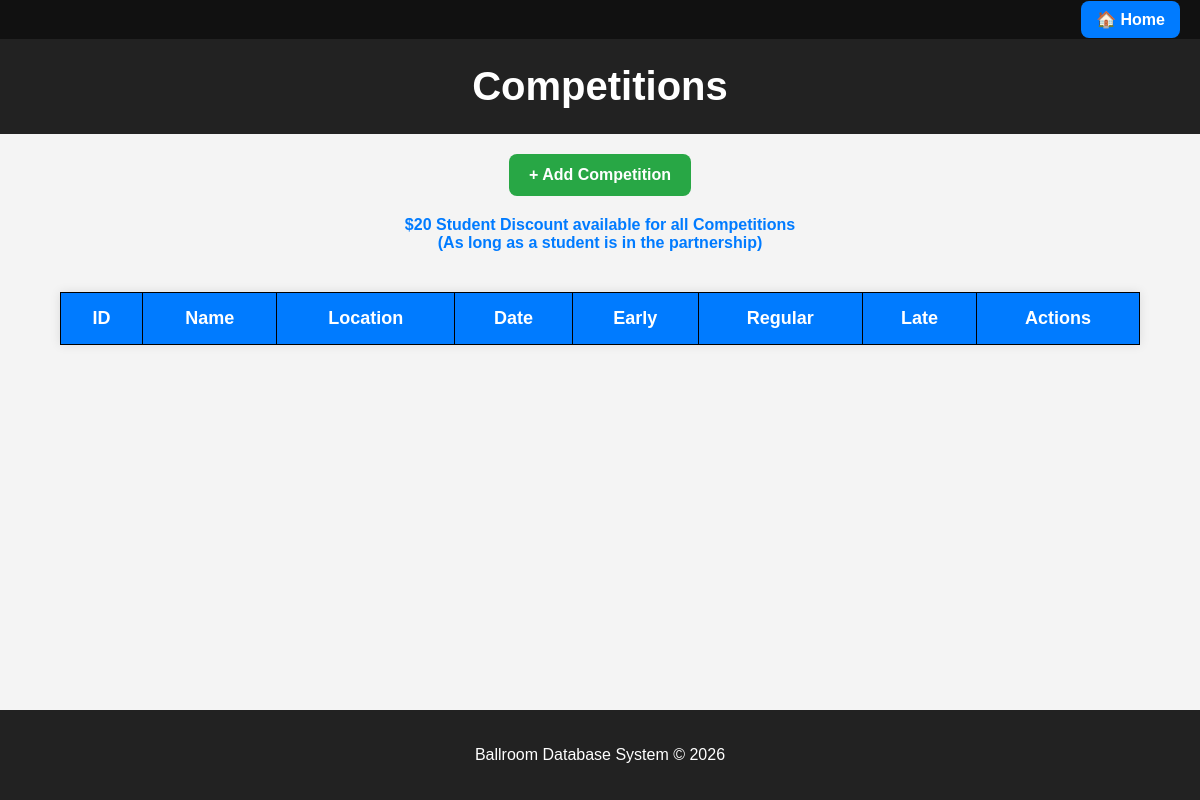
The app's page /Competitions/read.php, older data.
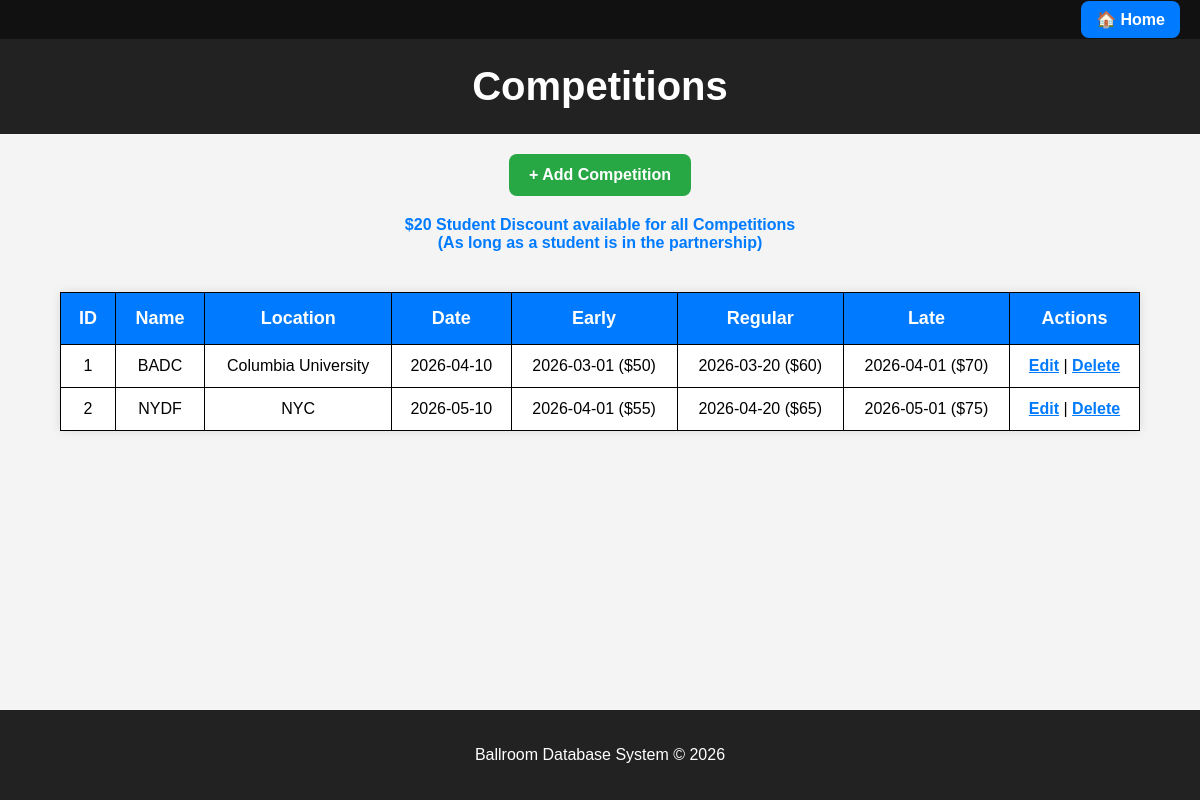
The same page, newer data.
### tables this page shows
CREATE TABLE Competitions (
    competition_id INT AUTO_INCREMENT PRIMARY KEY,
    competition_name VARCHAR(100) NOT NULL,
    location VARCHAR(100) NOT NULL,
    competition_date DATE NOT NULL,
    early_deadline DATE NOT NULL,
    regular_deadline DATE NOT NULL,
    late_deadline DATE NOT NULL,
    early_fee INT NOT NULL DEFAULT 50,
    regular_fee INT NOT NULL DEFAULT 60,
    late_fee INT NOT NULL DEFAULT 70
);

### Competitions/read.php (the view)
<?php include("../includes/header.php"); ?>
<?php require_once("../dbconn.php"); ?>
<h1>Competitions</h1>
<div style="text-align:center;">
    <a href="create.php" class="button-link">+ Add Competition</a>
</div>
<div style="text-align:center;">
    <a> $20 Student Discount available for all Competitions</a>
</div>
<div style="text-align:center;">
    <a>(As long as a student is in the partnership)</a>
</div>
<table>
<tr>
    <th>ID</th>
    <th>Name</th>
    <th>Location</th>
    <th>Date</th>
    <th>Early</th>
    <th>Regular</th>
    <th>Late</th>
    <th>Actions</th>
</tr>
<?php
$sql = "SELECT * FROM Competitions";
$result = $conn->query($sql);
while($row = $result->fetch_assoc()){
    echo "<tr>
        <td>{$row['competition_id']}</td>
        <td>{$row['competition_name']}</td>
        <td>{$row['location']}</td>
        <td>{$row['competition_date']}</td>
        <td>{$row['early_deadline']} (\${$row['early_fee']})</td>
        <td>{$row['regular_deadline']} (\${$row['regular_fee']})</td>
        <td>{$row['late_deadline']}  (\${$row['late_fee']})</td></td>
        <td>
            <a href='update.php?id={$row['competition_id']}'>Edit</a> |
            <a href='delete.php?id={$row['competition_id']}' onclick='return confirm(\"Delete?\")'>Delete</a>
        </td>
    </tr>";
}
?>
</table>
<?php include("../includes/footer.php"); ?>

Row changes from the older to the newer data that the page shows:
added competitions: competition_id "1", competition_name "BADC", location "Columbia University", competition_date "2026-04-10", early_deadline "2026-03-01", early_fee "50", regular_deadline "2026-03-20", regular_fee "60", late_deadline "2026-04-01", late_fee "70"
added competitions: competition_id "2", competition_name "NYDF", location "NYC", competition_date "2026-05-10", early_deadline "2026-04-01", early_fee "55", regular_deadline "2026-04-20", regular_fee "65", late_deadline "2026-05-01", late_fee "75"
